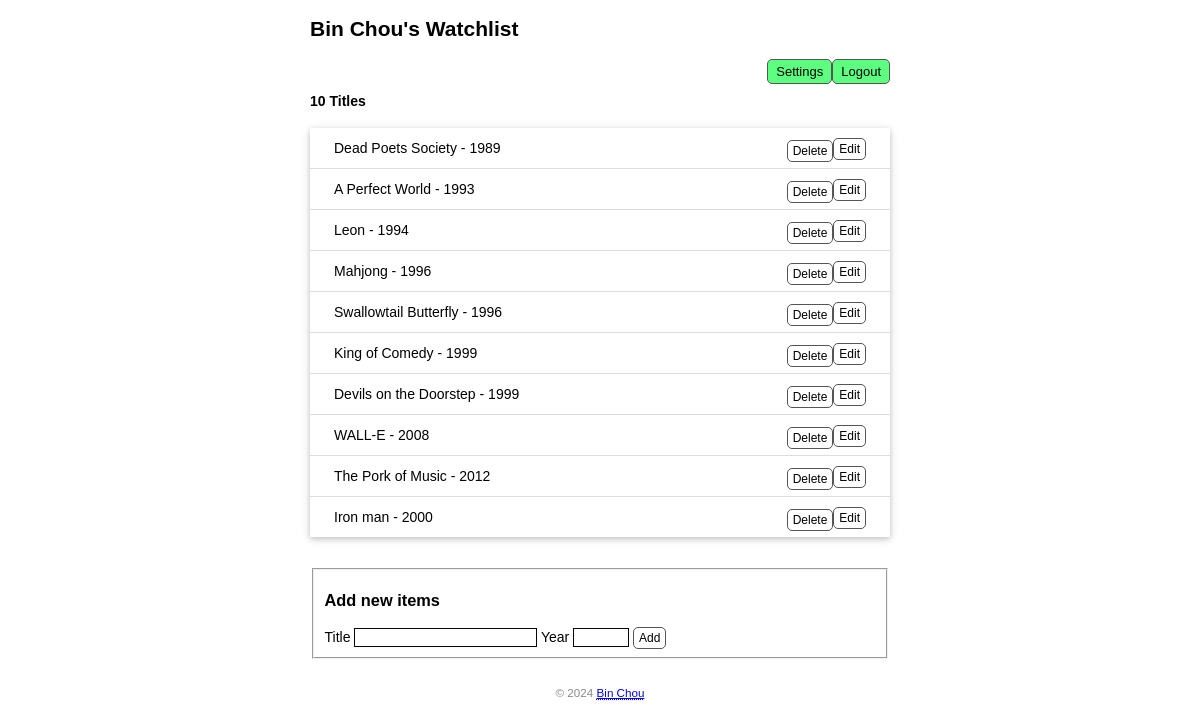
/movie (signed in), run on the app's committed database.
### app.py (models this page shows, shortened)
class User(db.Model, UserMixin):
    id = db.Column(db.Integer, primary_key=True)
    username = db.Column(db.String(20))                          # 用户名
    password_hash = db.Column( db.String(128))                   # 密码散列值

class Movie(db.Model):  # 表名将会是 movie
    id = db.Column(db.Integer, primary_key=True)                 # 主键
    title = db.Column(db.String(60))                             # 电影标题
    year = db.Column(db.String(4))                               # 电影年份

### app.py (the view, shortened to what this page needs)
@app.route('/movie', methods=['GET','POST'])      #显示电影条目用的是get请求
def index():
    movies = Movie.query.all()
    return render_template('index.html', movies=movies, current_user=current_user)

### app.py (called while the page is built)
@login_manager.user_loader
def load_user(user_id):                  # 创建用户加载回调函数， 接受用户id最为参数
    user = User.query.get(int(user_id))  # 查找数据库中对应主键的记录
    return user

### templates/index.html (shortened to what this page needs)
<!DOCTYPE html>
<html lang="en">
    <head>
        <link rel="stylesheet" href="{{url_for('static' ,filename='css/style.css')}}" type="text/css" >
    </head>
    <body>
        <div class="title">
            {% if current_user.is_authenticated %}
                <span class="title">
                    <h2>{{current_user.username}}'s Watchlist </h2>
                </span>
                <span >
                    <form method="post" action="{{url_for('logout')}}">
                        <input class="spebtn" type="submit" name="logout" value="Logout"
                        onclick="return confirm('Are you sure?')">
                    </form>
                </span>
                <span>
                    <form method="post">
                        <a class="spebtn" href="{{url_for('settings')}}">Settings</a>
                    </form>
                </span>
            {% endif %}
        </div>
        <br>
        <h4>{{ movies|length }} Titles</h4>
        <ul class="movie-list">
            {% for movie in movies %}
            <li>{{movie.title}} - {{movie.year}}
                {% if current_user.is_authenticated %}
                    <span class="edit">
                        <a class="btn" href="{{ url_for('edit', movie_id=movie.id) }}">Edit</a>
                    </span>
                    <span class="delete">
                        <form method="post" action="{{url_for('delete',movie_id=movie.id)}}">
                            <input class="btn" type="submit" name="delete" value="Delete" onclick="return confirm('Are you sure?')">
                        </form>
                    </span>
                {% endif %}
            </li>
            {% endfor %}
        </ul>
        <br>
        {% if current_user.is_authenticated %}
        <fieldset>
            <h3>Add new items</h3>
            <form method="post">
                Title <input type="text" name="title" autocomplete="off" required>
                Year <input type="text" name="year" autocomplete="off" required>
                <input class="btn" type="submit" name="submit" value="Add">
            </form>
        </fieldset>
        {% endif %}
    </body>
    <footer>
        <small>&copy; 2024
            <a href="https://xiaoz616.github.io/My-Website/FirstWeb.html">
                <abbr title="Author of this page">Bin Chou</abbr>
            </a>
        </small>
    </footer>
</html>

### static/css/style.css (style rules this page uses)
body { margin: auto; max-width: 580px; font-size: 14px; font-family: Helvetica, Arial, sans-serif; }
footer { color: #888; margin-top: 15px; text-align: center; padding: 10px; }
.movie-list { list-style-type: none; padding: 0; margin-bottom: 15px; box-shadow: 0 2px 5px 0 rgba(0, 0, 0, 0.16), 0 2px 10px 0 rgba(0, 0, 0, 0.12); }
.movie-list li { padding: 12px 24px; border-bottom: 1px solid #ddd; }
.movie-list li:last-child { border-bottom: none; }
input[type=submit] { font-family: inherit; }
input[type=text] ,input[type=password] { border: 1px solid #020513; }
input[name=year] { width: 50px; }
.btn { font-size: 12px; padding: 3px 5px; text-decoration: none; cursor: pointer; background-color: white; color: black; border: 1px solid #555555; border-radius: 5px; }
.edit { float: inline-end; margin: auto; }
.delete { float: inline-end; }
.spebtn { float: inline-end; font-size: 13px; padding: 4px 8px; text-decoration: none; cursor: pointer; color: black; border: 1px solid #555555; border-radius: 5px; background-color: #5cff7f; }

### data on the page
User: username "Bin Chou"
Movie: title "Dead Poets Society", year "1989"
Movie: title "A Perfect World", year "1993"
Movie: title "Leon", year "1994"
Movie: title "Mahjong", year "1996"
Movie: title "Swallowtail Butterfly", year "1996"
Movie: title "King of Comedy", year "1999"
Movie: title "Devils on the Doorstep", year "1999"
Movie: title "WALL-E", year "2008"
Movie: title "The Pork of Music", year "2012"
Movie: title "Iron man", year "2000"

### other printed values
{{ movies|length }} "10"
